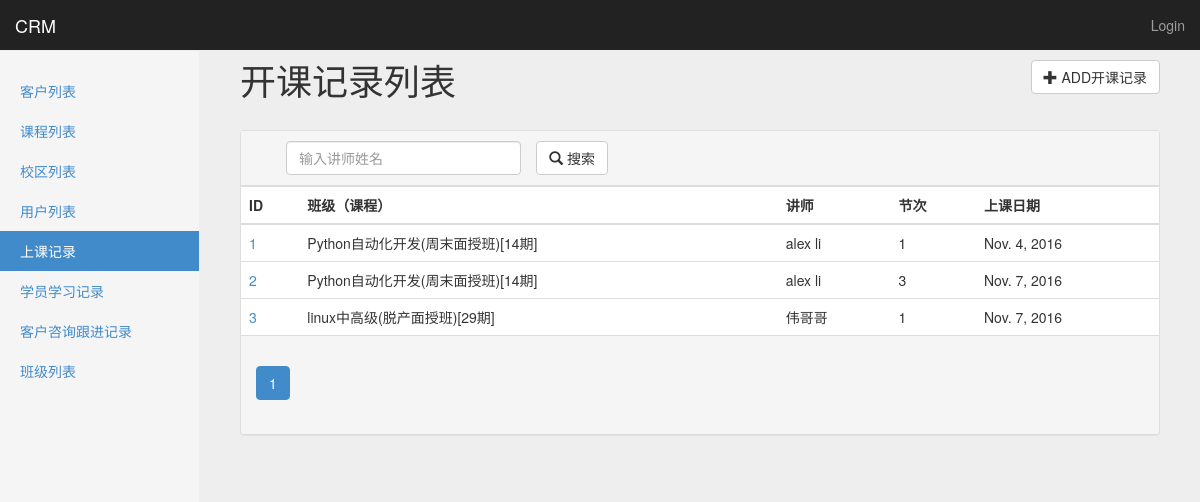
Page /crm/courserecords/ on the earlier database version.
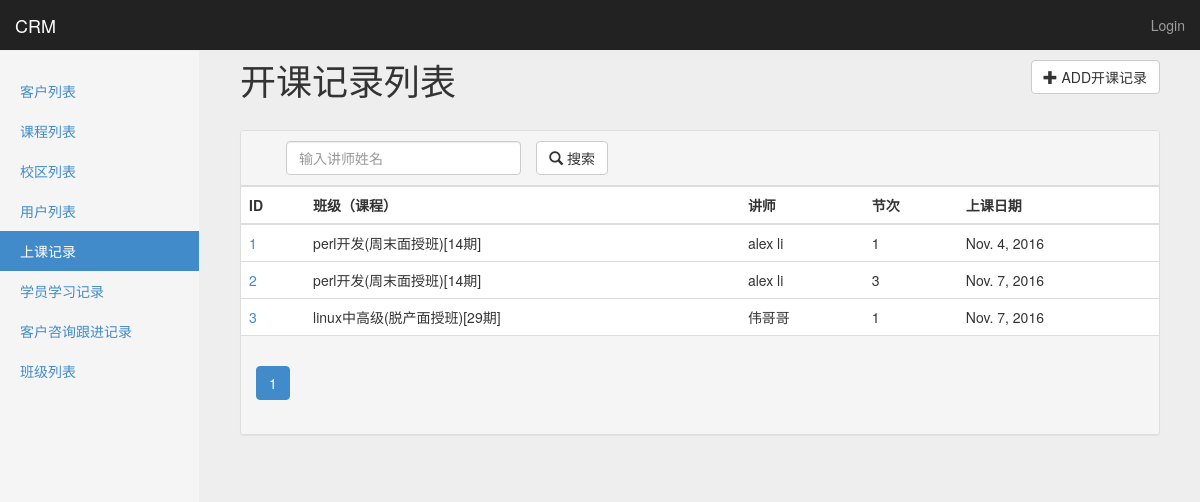
Same page on the later database version.
### app01/models.py (models this page shows, shortened)
class CourseRecord(models.Model):
    course = models.ForeignKey(ClassList,verbose_name=u'班级（课程）')
    day_num = models.IntegerField(u'节次',help_text=u'填写第几节课')
    date = models.DateField(auto_now_add=True,verbose_name=u'上课日期')
    teacher = models.ForeignKey(UserProfile,verbose_name=u'讲师')
    class Meta:
        verbose_name = u'上课记录'
        verbose_name_plural = u'上课记录'
        unique_together = ('course','day_num')

class ClassList(models.Model):
    course = models.ForeignKey(Course)
    course_type = models.CharField(u'课程类型',choices=class_type_choices,max_length=32)
    semester = models.IntegerField(u'学期')
    start_date = models.DateField(u'开班日期')
    graduate_date = models.DateField(u'毕业日期',blank=True,null=True)
    teachers = models.ManyToManyField(UserProfile,verbose_name=u'讲师')
    def __str__(self):
        return u'%s(%s)[%s期]' % (self.course.name,self.get_course_type_display(),self.semester)
    class Meta:
        verbose_name = u'班级列表'
        verbose_name_plural = u'班级列表'
        unique_together = ('course','course_type','semester')

class Course(models.Model):
    name = models.CharField(u'课程名称',max_length=128,unique=True)
    price = models.IntegerField(u'面授价格')
    online_price = models.IntegerField(u'网络班价格')
    brief = models.TextField(u'课程简介')

class UserProfile(models.Model):
    user = models.OneToOneField(User)
    name = models.CharField(u'姓名',max_length=32)
    school = models.ForeignKey('School',verbose_name='校区',default=1)
    def __str__(self):
        return self.name
    class Meta:
        permissions = (
            ('view_customer_list',u'可以查看客户列表'),
            ('view_customer_info',u'可以查看客户详细信息'),
            ('edit_own_customer_info',u'可以修改自己的客户信息'),
            ('add_customer_get',u'可以进入新增客户界面'),
            ('add_customer_post', u'可以提交新增客户信息'),
            ('batch_own_customer_info', u'可以批量操作自己的客户信息'),
            ('view_courserecord_list', u'可以查看开课记录列表'),
            ('batch_own_courserecord_info',u'可以批量操作自己的开课记录'),
            ('add_courserecord_info',u'可以新增开课记录'),
            ('view_classlist_list', u'可以查看班级列表'),
            ('edit_classlist_info', u'可以修改班级'),
            ('batch_own_classlist_info', u'可以批量操作班级'),
            ('add_classlist_info', u'可以新增班级'),
            ('view_studyrecord_list', u'可以查看学习记录列表'),
            ('edit_studyrecord_info', u'可以修改学习记录'),
            ('batch_studyrecord_info', u'可以批量操作学习记录'),
            ('add_studyrecord_info', u'可以新增学习记录'),
            ('view_userprofile_list', u'可以查看用户列表'),
            ('view_school_list', u'可以查看校区列表'),
        )

### app01/views.py (the view)
# urls.py: url(r'^courserecords/(\d+)/$', views.courserecord_detail,name='courserecord_detail'),
def courserecords(request):
    data_dic = build_search_param(request, models.CourseRecord)
    return render(request,'app01/courserecords.html',data_dic)

### app01/forms.py (called while the page is built, shortened)
def get_filter_fields(cls):
    filter_fields = settings.FILTER_FIELDS.get(cls.__name__.lower())
    if filter_fields is None:
        return None

### app01/templatetags/custom_tags.py (called while the page is built, shortened)
@register.simple_tag
def pagination_bar(lists,search_str,find_list):
    page_ele = '<ul class="pagination">'
    for page_num in lists.paginator.page_range:
        offset = abs(lists.number - page_num)
        if offset < 3:
            if lists.number == page_num:
                page_ele += '<li class ="active" >'
            else:
                page_ele += '<li class ="" >'
            if len(find_list) == 2:
                page_ele += '<a href="?page=%s%s&%s=%s" > %s </a> </li>' % (page_num,search_str,find_list[0],find_list[1],page_num)
            else:
                page_ele += '<a href="?page=%s%s" > %s </a> </li>' % (page_num, search_str, page_num)
    page_ele += '</ul>'
    return format_html(page_ele)

### templates/app01/courserecords.html (shortened to what this page needs)
{% extends 'base.html' %}
{% load custom_tags %}
{% block page-header %}
开课记录列表
<a href="{% url 'courserecord_add' %}">
    <button type="button" class="btn btn-default pull-right">
      <span class="glyphicon glyphicon-plus"></span> ADD开课记录
    </button>
</a>
{% endblock %}
{% block page-content %}
<div class="panel panel-default">
    <div class="panel-heading" id="panel-heading">
        <div class="col-md-9 " >
            <form action="{% url url_alias %}?page=1{{ search_str }}" method="GET">
                <div class="col-md-5">
                    <input name="find__teacher__name" class="form-control" type="text" value="{{ find_list.1 }}" placeholder="输入讲师姓名" minlength="1" maxlength="20" required>
                </div>
                <div class="col-md-3 search-button">
                    <button type="submit" id="btn-submit" class="btn btn-default">
                        <span class="glyphicon glyphicon-search"></span> 搜索
                    </button>
                </div>
            </form>
        </div>
    </div>
    <table class="table table-hover">
    <thead>
    <tr>
        <th>ID</th>
        <th>班级（课程）</th>
        <th>讲师</th>
        <th>节次</th>
        <th>上课日期</th>
    </tr>
    </thead>
    <tbody>
    {% for data in data_list %}
        <tr>
            <td><a href="{% url 'courserecord_detail' data.id %}">{{ data.id }}</a></td>
            <td>{{ data.course }}</td>
            <td>{{ data.teacher }}</td>
            <td>{{ data.day_num }}</td>
            <td>{{ data.date }}</td>
        </tr>
    {% endfor %}
    </tbody>
</table>
    <div class="panel-footer">
        <nav>{% pagination_bar data_list search_str find_list %}</nav>
    </div>
</div>
{% endblock %}

Differences in the rows shown:
changed through a linked row, CourseRecord "Nov. 4, 2016": course "Python自动化开发(周末面授班)[14期]" → "perl开发(周末面授班)[14期]"
changed through a linked row, CourseRecord id 2: course "Python自动化开发(周末面授班)[14期]" → "perl开发(周末面授班)[14期]"
